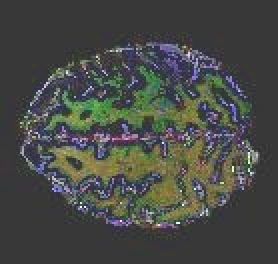
#> input picture Edmond Tucker - Critical Thinking - CSC525/M5 - Critical Thinking/Datasets and Script/Augmented Images/volume_10_slice_119_jpg/Brightness_1_volume_10_slice_119.jpg, 139 x 132 px (shown 2 times larger)
$ python -i 'Edmond Tucker - M5 - Critical Thinking.py'   (imports and definitions only)
#> lines starting #> are read from the running program, lines starting #| are printed output that depends on the picture
import os
import cv2
import numpy as np
from PIL import Image, ImageOps


def augment_image(image_path, save_dir):
#> called with save_dir = 'out.png'
    img = Image.open(image_path).convert('RGB')
#> img is the input picture: PIL image 139x132 RGB; mean R, G, B 71.7, 74, 70
    base_name = os.path.basename(image_path).split('_jpg')[0]
    img.save(os.path.join(save_dir, f'Original_{base_name}.jpg'))
    img_np = np.array(img)

    # Rotations
    rotations = [90, 180, 270]
    for angle in rotations:
        rotated_img = img.rotate(angle)
        rotated_img.save(os.path.join(save_dir, f'Rotated_{angle}_{base_name}.jpg'))
#> this loop made 3 passes
#> pass 1, in augment_image, `rotated_img = img.rotate(angle)`:
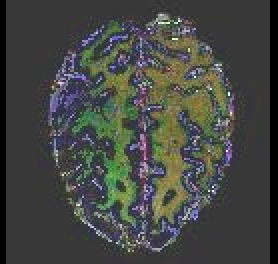
#> rotated_img: PIL image 139x132 RGB (shown 2 times larger); mean R, G, B 68.9, 71.2, 67.2

    # Horizontal / Vertical Flips
    h_flip = img.transpose(Image.FLIP_LEFT_RIGHT)
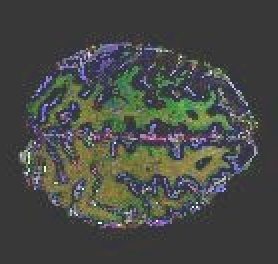
#> h_flip: PIL image 139x132 RGB (shown 2 times larger); mean R, G, B 71.7, 74, 70
    h_flip.save(os.path.join(save_dir, f'Flip.H_{base_name}.jpg'))
    v_flip = img.transpose(Image.FLIP_TOP_BOTTOM)
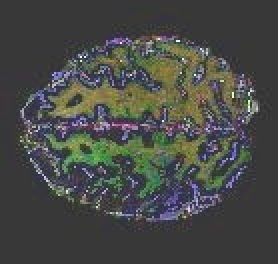
#> v_flip: PIL image 139x132 RGB (shown 2 times larger); mean R, G, B 71.7, 74, 70
    v_flip.save(os.path.join(save_dir, f'Flip.V_{base_name}.jpg'))

    # Color
    inverted_image = ImageOps.invert(img)
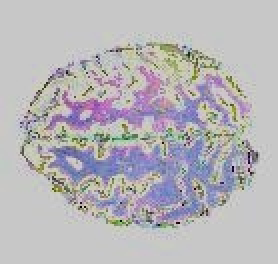
#> inverted_image: PIL image 139x132 RGB (shown 2 times larger); mean R, G, B 183.3, 181, 185
    inverted_image.save(os.path.join(save_dir, f'Inverted_{base_name}.jpg'))

    # Brightness
    for i in range(1, 3):
        brightness_image = cv2.convertScaleAbs(img_np, alpha=1, beta=i*50)
        cv2.imwrite(os.path.join(save_dir, f'Brightness_{i}_{base_name}.jpg'), brightness_image)
#> this loop made 2 passes
#> pass 1, in augment_image, `brightness_image = cv2.convertScaleAbs(img_np, alpha=1, beta=i*50)`:
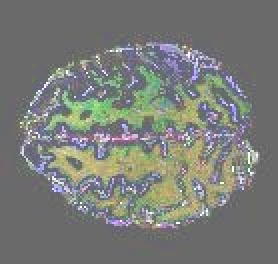
#> brightness_image: shape (132, 139, 3) (shown 2 times larger); mean R, G, B 121.7, 124, 119.9
#> pass 2, in augment_image, `brightness_image = cv2.convertScaleAbs(img_np, alpha=1, beta=i*50)`:
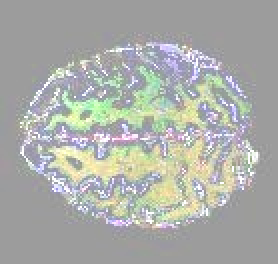
#> brightness_image: shape (132, 139, 3) (shown 2 times larger); mean R, G, B 171.3, 173.6, 169.4

    # Contrast
    for i in range(1, 3):
        contrast_image = cv2.convertScaleAbs(img_np, alpha=i, beta=0)
        cv2.imwrite(os.path.join(save_dir, f'Contrast_{i}_{base_name}.jpg'), contrast_image)

    # Noise
    noise_image = img_np.copy()
    noise_mask = np.random.randint(0, 100, noise_image.shape).astype('uint8')
    noise_image = cv2.add(noise_image, noise_mask)
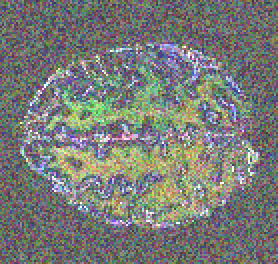
#> noise_image: shape (132, 139, 3) (shown 2 times larger); mean R, G, B 121.3, 123.2, 119.6
    cv2.imwrite(os.path.join(save_dir, f'Noise_{base_name}.jpg'), noise_image)

def augment_dataset(folder_path):
    save_dir = os.path.join(folder_path, "Augmented Images")
    os.makedirs(save_dir, exist_ok=True)

    for file_name in os.listdir(folder_path):
        if file_name == "Augmented Images":
            continue
        if file_name.endswith(('.png', '.jpg', '.jpeg')):
            image_path = os.path.join(folder_path, file_name)
            base_name = os.path.basename(image_path)
            while '.' in base_name:
                base_name = os.path.splitext(base_name)[0]
            image_save_dir = os.path.join(save_dir, base_name)
            os.makedirs(image_save_dir, exist_ok=True)
            augment_image(image_path, image_save_dir)

    print(f"Augmention Saved At {save_dir}")

def main():
    current_folder = os.path.dirname(os.path.realpath(__file__))
    augment_dataset(current_folder)

# [2 lines not run here, left out]

>>> result = augment_image('Augmented Images/volume_10_slice_119_jpg/Brightness_1_volume_10_slice_119.jpg', 'out.png')

$ run again, on Edmond Tucker - Critical Thinking - CSC525/M5 - Critical Thinking/Datasets and Script/Augmented Images/volume_10_slice_68_jpg/Flip.V_volume_10_slice_68.jpg
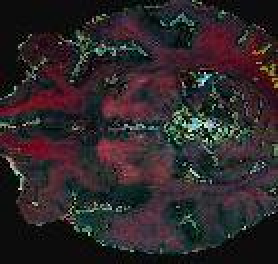
#> input picture Edmond Tucker - Critical Thinking - CSC525/M5 - Critical Thinking/Datasets and Script/Augmented Images/volume_10_slice_68_jpg/Flip.V_volume_10_slice_68.jpg, 139 x 132 px (shown 2 times larger)
#> in augment_image, img is the input picture: PIL image 139x132 RGB; mean R, G, B 46.7, 38.7, 41.3
#> the loop in augment_image, `for i in range(1, 3):` made 2 passes
#> pass 1, in augment_image, `brightness_image = cv2.convertScaleAbs(img_np, alpha=1, beta=i*50)`:
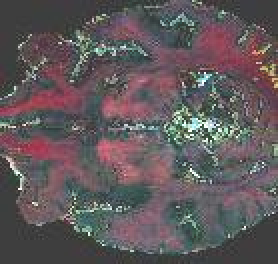
#> brightness_image: shape (132, 139, 3) (shown 2 times larger); mean R, G, B 96.7, 88.7, 91.3
#> in augment_image, `noise_image = cv2.add(noise_image, noise_mask)`:
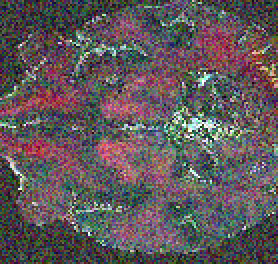
#> noise_image: shape (132, 139, 3) (shown 2 times larger); mean R, G, B 96.4, 88, 90.9

$ run again, on Edmond Tucker - Critical Thinking - CSC525/M5 - Critical Thinking/Datasets and Script/Augmented Images/volume_10_slice_68_jpg/Noise_volume_10_slice_68.jpg
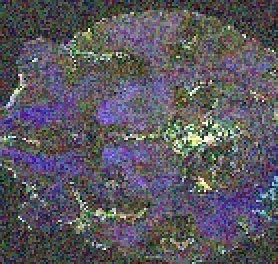
#> input picture Edmond Tucker - Critical Thinking - CSC525/M5 - Critical Thinking/Datasets and Script/Augmented Images/volume_10_slice_68_jpg/Noise_volume_10_slice_68.jpg, 139 x 132 px (shown 2 times larger)
#> in augment_image, img is the input picture: PIL image 139x132 RGB; mean R, G, B 90.9, 87.9, 95.7
#> the loop in augment_image, `for i in range(1, 3):` made 2 passes
#> pass 1, in augment_image, `brightness_image = cv2.convertScaleAbs(img_np, alpha=1, beta=i*50)`:
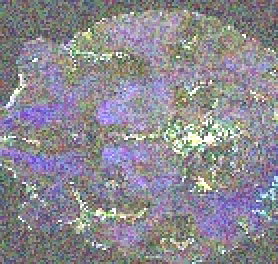
#> brightness_image: shape (132, 139, 3) (shown 2 times larger); mean R, G, B 140.6, 137.5, 145.5
#> in augment_image, `noise_image = cv2.add(noise_image, noise_mask)`:
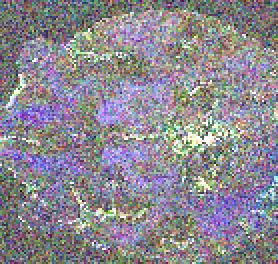
#> noise_image: shape (132, 139, 3) (shown 2 times larger); mean R, G, B 140.2, 136.7, 145
